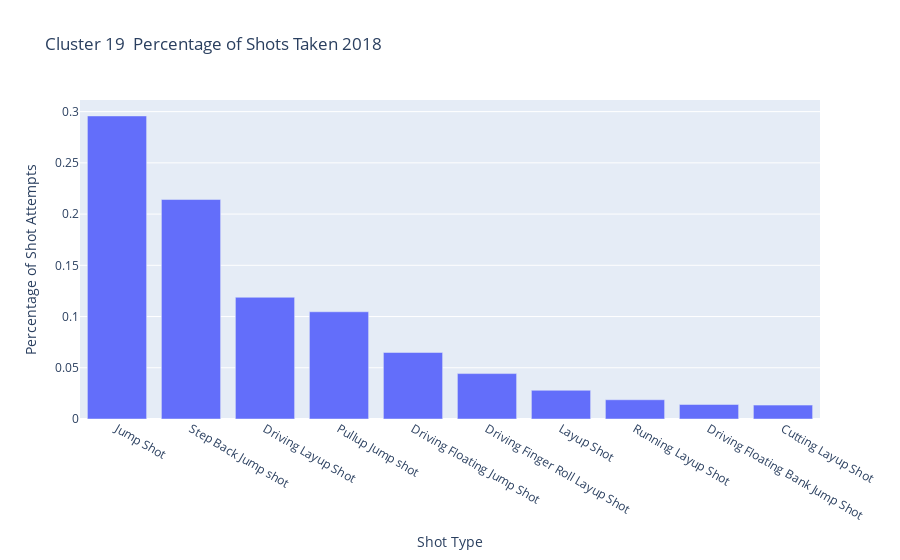

Notebook code for this chart:
### Code cell
shot_breakdown_cluster(19, cluster_18_merged, '2018')

### Figure 1 — Plotly figure (JSON) as saved in the notebook; plotly's stock layout.template omitted (floating-point values rounded to 4 significant figures)
{"data": [{"type": "bar", "x": ["Jump Shot", "Step Back Jump shot", "Driving Layup Shot", "Pullup Jump shot", "Driving Floating Jump Shot", "Driving Finger Roll Layup Shot", "Layup Shot", "Running Layup Shot", "Driving Floating Bank Jump Shot", "Cutting Layup Shot"], "y": [0.2958, 0.2142, 0.1188, 0.1046, 0.06494, 0.04432, 0.02801, 0.01878, 0.01416, 0.01354]}], "layout": {"title": {"text": "Cluster 19  Percentage of Shots Taken 2018"}, "xaxis": {"title": {"text": "Shot Type"}}, "yaxis": {"title": {"text": "Percentage of Shot Attempts"}}}}
